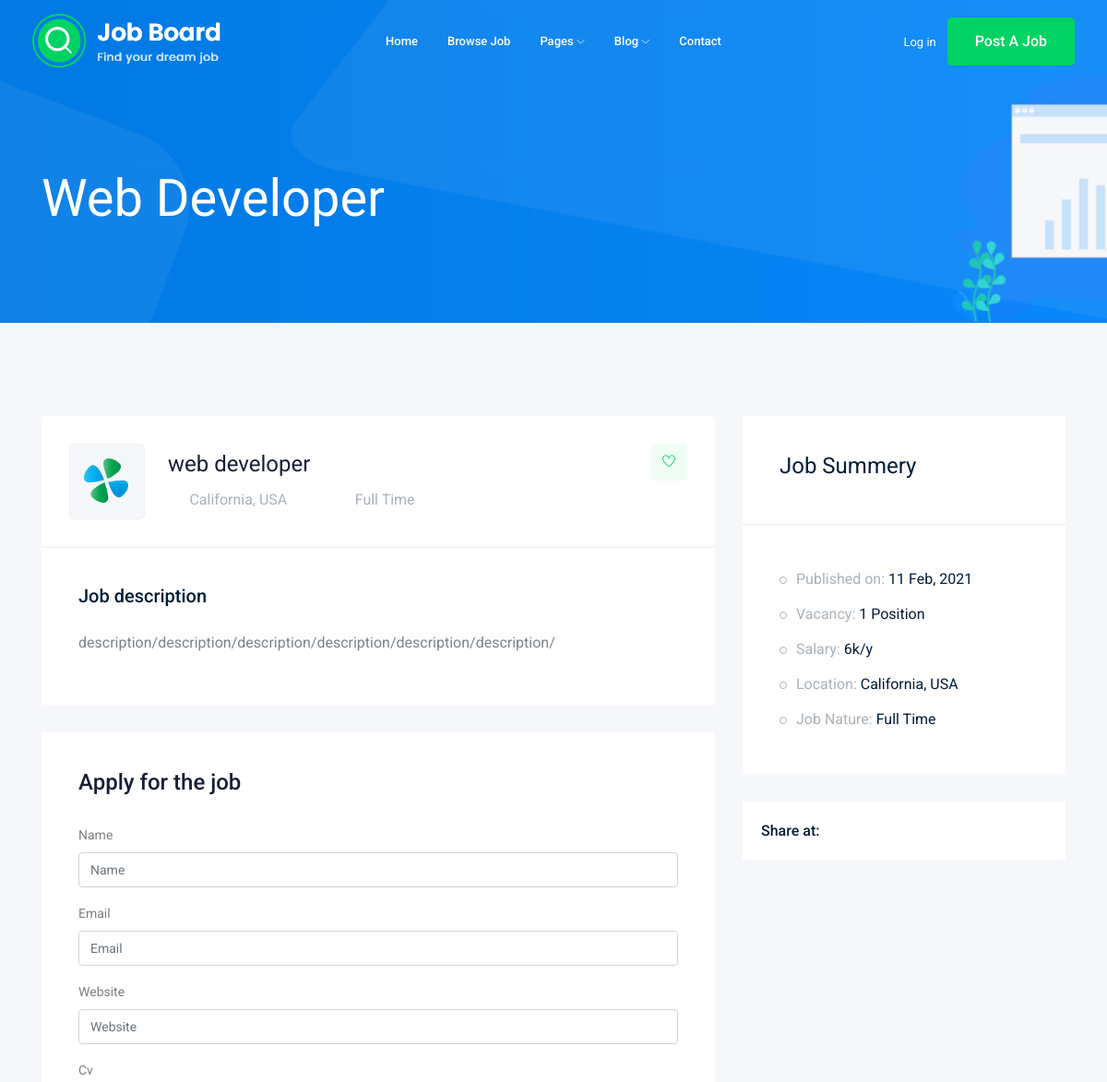
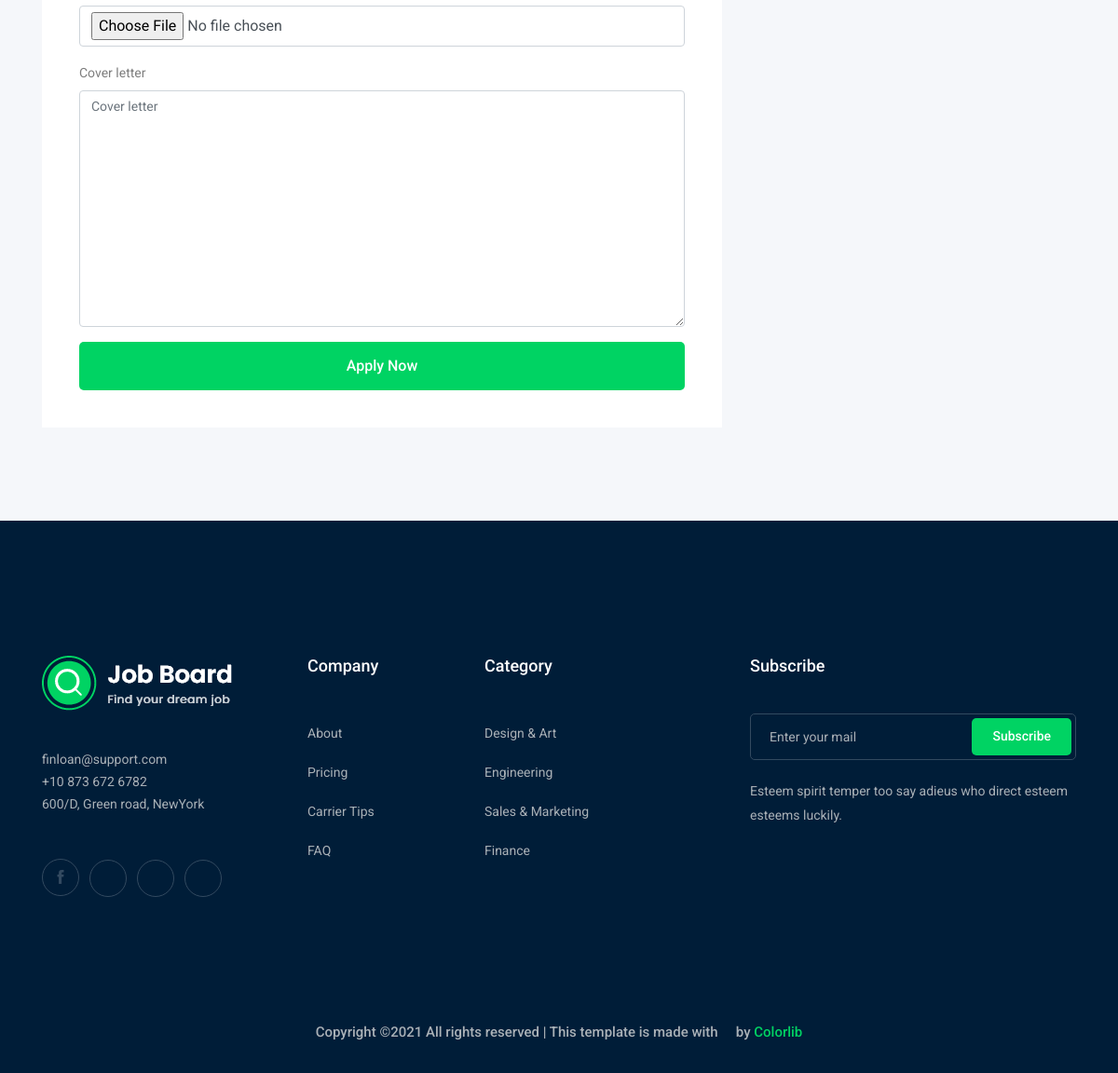
Screenshot of /jobs/1 with the database file from the repository (2 pictures, top to bottom).
### job/models.py (models this page shows)
class Job(models.Model): # table
    owner = models.ForeignKey(User, related_name='job_owner', on_delete=models.CASCADE)
    title = models.CharField(max_length=100) # column
    job_type = models.CharField(max_length=15, choices=JOB_TYPE)
    description = models.TextField(max_length=1000)
    published_at = models.DateTimeField(auto_now=True) # auto_now is (hidden) in admin page
    vacancy = models.IntegerField(default=1)
    salary = models.IntegerField(default=0)
    experience = models.IntegerField(default=1)
    category = models.ForeignKey('Category', on_delete = models.CASCADE)
    image = models.ImageField(upload_to=image_upload)
    def __str__(self):
        return self.title

### job/views.py (the view)
# urls.py: path('<int:id>', views.job_detail, name='job_detail')
def job_detail(request, id):
    job_detail = Job.objects.get(id=id)
    if request.method=='POST':
        form = ApplyForm(request.POST, request.FILES)
        if form.is_valid():
            myform = form.save(commit=False)
            myform.job = job_detail
            myform.save()
    else:
        form = ApplyForm()
    context = {'job': job_detail, 'form':form}
    return render(request, 'job/job_detail.html', context)

### job/form.py
class ApplyForm(forms.ModelForm):
    class Meta:
        model = Apply
        fields = ['name','email','website','cv','cover_letter']

### job/templates/job/job_detail.html (shortened to what this page needs)
{% extends 'base.html' %}
{% load bootstrap4 %}
{% block body %}
    <div class="bradcam_area bradcam_bg_1">
        <div class="container">
            <div class="row">
                <div class="col-xl-12">
                    <div class="bradcam_text">
                        <h3>{{job}}</h3>
                    </div>
                </div>
            </div>
        </div>
    </div>
    <div class="job_details_area">
        <div class="container">
            <div class="row">
                <div class="col-lg-8">
                    <div class="job_details_header">
                        <div class="single_jobs white-bg d-flex justify-content-between">
                            <div class="jobs_left d-flex align-items-center">
                                <div class="thumb">
                                    <img src="img/svg_icon/1.svg" alt="">
                                </div>
                                <div class="jobs_conetent">
                                    <a href="#"><h4>{{job}}</h4></a>
                                    <div class="links_locat d-flex align-items-center">
                                        <div class="location">
                                            <p> <i class="fa fa-map-marker"></i> California, USA</p>
                                        </div>
                                        <div class="location">
                                            <p> <i class="fa fa-clock-o"></i> {{job.job_type}}</p>
                                        </div>
                                    </div>
                                </div>
                            </div>
                            <div class="jobs_right">
                                <div class="apply_now">
                                    <a class="heart_mark" href="#"> <i class="ti-heart"></i> </a>
                                </div>
                            </div>
                        </div>
                    </div>
                    <div class="descript_wrap white-bg">
                        <div class="single_wrap">
                            <h4>Job description</h4>
                            <p>{{job.description}}</p>
                        </div>
                    </div>
                    <div class="apply_job_form white-bg">
                        <h4>Apply for the job</h4>
                        <form method="POST" enctype="multipart/form-data">
                            {% bootstrap_form form %}
                            {% buttons %}
                                <button class="boxed-btn3 w-100" type="submit">Apply Now</button>
                            {% endbuttons %}
                        </form>
                    </div>
                </div>
                <div class="col-lg-4">
                    <div class="job_sumary">
                        <div class="summery_header">
                            <h3>Job Summery</h3>
                        </div>
                        <div class="job_content">
                            <ul>
                                <li>Published on: <span>{{ job.published_at|date:"d M, Y" }}</span></li>
                                <li>Vacancy: <span>{{job.vacancy}} Position</span></li>
                                <li>Salary: <span>{{job.salary}}k/y</span></li>
                                <li>Location: <span>California, USA</span></li>
                                <li>Job Nature: <span> {{job.job_type}}</span></li>
                            </ul>
                        </div>
                    </div>
                    <div class="share_wrap d-flex">
                        <span>Share at:</span>
                        <ul>
                            <li><a href="#"> <i class="fa fa-facebook"></i></a> </li>
                            <li><a href="#"> <i class="fa fa-google-plus"></i></a> </li>
                            <li><a href="#"> <i class="fa fa-twitter"></i></a> </li>
                            <li><a href="#"> <i class="fa fa-envelope"></i></a> </li>
                        </ul>
                    </div>
                    <div class="job_location_wrap">
                        <div class="job_lok_inner">
                            <div id="map" style="height: 200px;"></div>
                          </div>
                    </div>
                </div>
            </div>
        </div>
    </div>
{% endblock body %}

### rows the page displays
Job: title "Web Developer", title "web developer", job_type "Full Time", description "description/description/description/description/description/description/", published_at "11 Feb, 2021", vacancy "1", salary "6"
